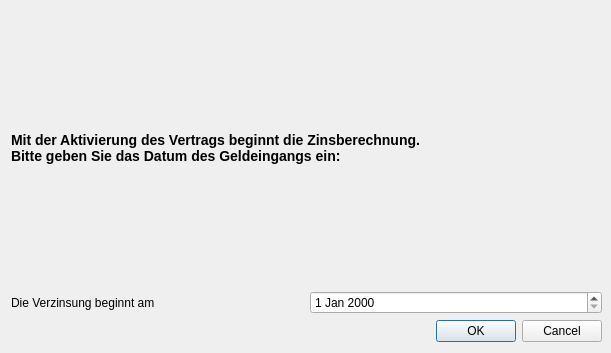
<?xml version="1.0" encoding="UTF-8"?>
<ui version="4.0">
 <class>askDateDlg</class>
 <widget class="QDialog" name="askDateDlg">
  <property name="geometry">
   <rect>
    <x>0</x>
    <y>0</y>
    <width>611</width>
    <height>353</height>
   </rect>
  </property>
  <property name="sizePolicy">
   <sizepolicy hsizetype="MinimumExpanding" vsizetype="Preferred">
    <horstretch>0</horstretch>
    <verstretch>0</verstretch>
   </sizepolicy>
  </property>
  <property name="windowTitle">
   <string>Dialog</string>
  </property>
  <widget class="QWidget" name="layoutWidget">
   <property name="geometry">
    <rect>
     <x>11</x>
     <y>11</y>
     <width>591</width>
     <height>331</height>
    </rect>
   </property>
   <layout class="QVBoxLayout" name="verticalLayout" stretch="7,2,2">
    <item>
     <widget class="QLabel" name="lblMsg">
      <property name="text">
       <string>&lt;H3&gt;Mit der Aktivierung des Vertrags beginnt die Zinsberechnung. &lt;br&gt;Bitte geben Sie das Datum des Geldeingangs ein:</string>
      </property>
      <property name="scaledContents">
       <bool>false</bool>
      </property>
      <property name="wordWrap">
       <bool>true</bool>
      </property>
     </widget>
    </item>
    <item>
     <layout class="QHBoxLayout" name="horizontalLayout">
      <item>
       <widget class="QLabel" name="lblDate">
        <property name="text">
         <string>Die Verzinsung beginnt am</string>
        </property>
       </widget>
      </item>
      <item>
       <widget class="QDateEdit" name="dateEdit"/>
      </item>
     </layout>
    </item>
    <item>
     <widget class="QDialogButtonBox" name="buttonBox">
      <property name="orientation">
       <enum>Qt::Horizontal</enum>
      </property>
      <property name="standardButtons">
       <set>QDialogButtonBox::Cancel|QDialogButtonBox::Ok</set>
      </property>
     </widget>
    </item>
   </layout>
  </widget>
 </widget>
 <resources/>
 <connections>
  <connection>
   <sender>buttonBox</sender>
   <signal>accepted()</signal>
   <receiver>askDateDlg</receiver>
   <slot>accept()</slot>
   <hints>
    <hint type="sourcelabel">
     <x>248</x>
     <y>254</y>
    </hint>
    <hint type="destinationlabel">
     <x>157</x>
     <y>274</y>
    </hint>
   </hints>
  </connection>
  <connection>
   <sender>buttonBox</sender>
   <signal>rejected()</signal>
   <receiver>askDateDlg</receiver>
   <slot>reject()</slot>
   <hints>
    <hint type="sourcelabel">
     <x>316</x>
     <y>260</y>
    </hint>
    <hint type="destinationlabel">
     <x>286</x>
     <y>274</y>
    </hint>
   </hints>
  </connection>
 </connections>
</ui>
